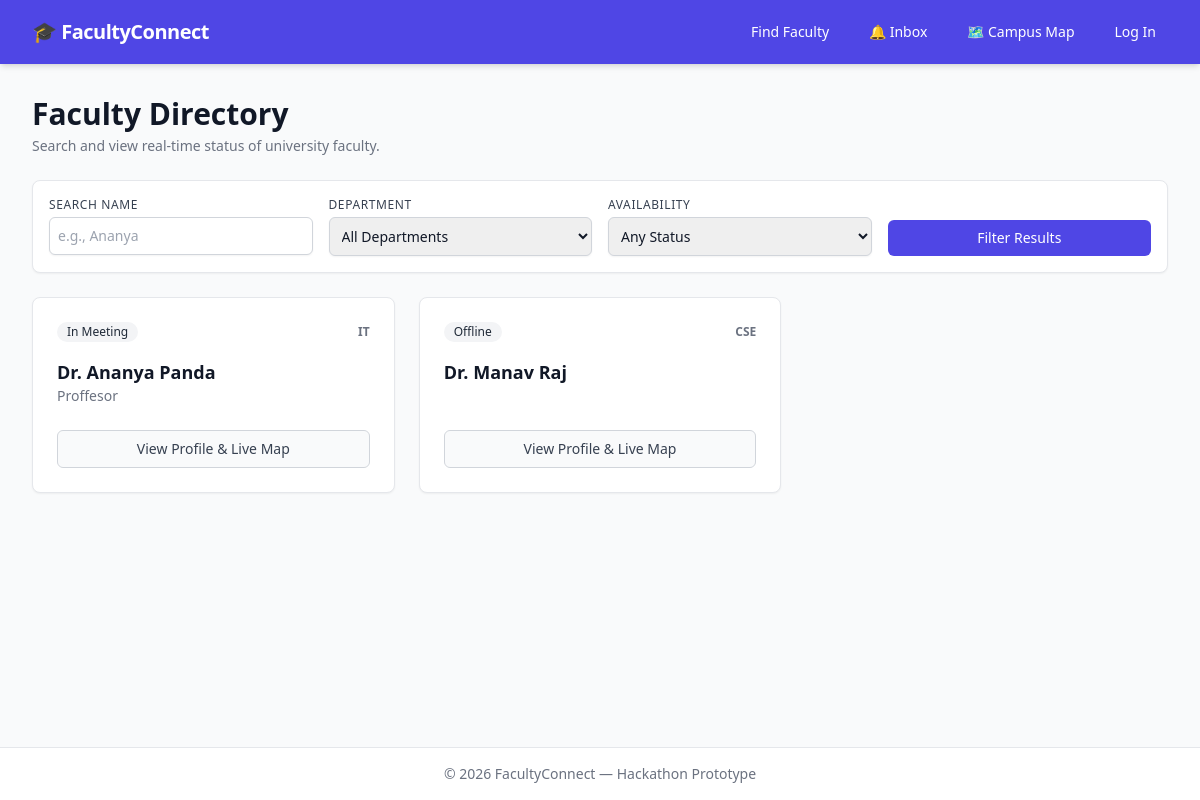
The app's page /faculty/ with its own data.
### accounts/models.py (models this page shows, shortened)
class FacultyProfile(models.Model):
    AVAILABILITY_CHOICES = (
        ('available', 'Available'),
        ('busy', 'Busy'),
        ('in_class', 'In Class'),
        ('in_meeting', 'In Meeting'),
        ('away', 'Away'),
        ('offline', 'Offline'),
    )
    LOCATION_SOURCE_CHOICES = (
        ('gps', '🟢 Live GPS'),
        ('qr', '🔵 Faculty QR Scanner'),
        ('timetable', '🟡 Expected from Timetable'),
        ('report', '🟠 Student Reported'),
    )
    user = models.OneToOneField(CustomUser, on_delete=models.CASCADE, related_name='faculty_profile')
    department = models.ForeignKey(Department, on_delete=models.SET_NULL, null=True)
    designation = models.CharField(max_length=100, blank=True)
    availability = models.CharField(max_length=20, choices=AVAILABILITY_CHOICES, default='offline')
    current_location_string = models.CharField(max_length=200, default="Unknown")
    location_source = models.CharField(max_length=20, choices=LOCATION_SOURCE_CHOICES, default='timetable')
    location_updated_at = models.DateTimeField(auto_now=True)
    current_latitude = models.FloatField(null=True, blank=True)
    current_longitude = models.FloatField(null=True, blank=True)

class Department(models.Model):
    name = models.CharField(max_length=100)
    code = models.CharField(max_length=10, unique=True)

class CustomUser(AbstractUser):
    ROLE_CHOICES = (
        ('student', 'Student'),
        ('faculty', 'Faculty'),
        ('admin', 'Admin'),
    )
    role = models.CharField(max_length=10, choices=ROLE_CHOICES, default='student')

### faculty/views.py (the view)
# urls.py: path('', views.faculty_search, name='search'),
def faculty_search(request):
    query = request.GET.get('q', '')
    dept_id = request.GET.get('department', '')
    status = request.GET.get('status', '')
    faculty_list = FacultyProfile.objects.select_related('user', 'department').all()
    if query:
        faculty_list = faculty_list.filter(
            models.Q(user__first_name__icontains=query) |
            models.Q(user__last_name__icontains=query) |
            models.Q(user__username__icontains=query)
        )
    if dept_id:
        faculty_list = faculty_list.filter(department_id=dept_id)
    if status:
        faculty_list = faculty_list.filter(availability=status)
    departments = Department.objects.all()
    context = {
        'faculty_list': faculty_list,
        'departments': departments,
        'query': query,
        'selected_dept': dept_id,
        'selected_status': status,
    }
    return render(request, 'faculty/search.html', context)

### templates/faculty/search.html (shortened to what this page needs)
{% extends 'base.html' %}
{% block content %}
<div class="space-y-6">
    <div class="md:flex md:items-center md:justify-between">
        <div class="flex-1 min-w-0">
            <h2 class="text-2xl font-bold leading-7 text-gray-900 sm:text-3xl sm:truncate">Faculty Directory</h2>
            <p class="text-sm text-gray-500 mt-1">Search and view real-time status of university faculty.</p>
        </div>
    </div>
    <form method="GET" action="" class="bg-white p-4 rounded-lg shadow-sm border border-gray-200 grid grid-cols-1 md:grid-cols-4 gap-4">
        <div>
            <label class="block text-xs font-medium text-gray-700 uppercase tracking-wider mb-1">Search Name</label>
            <input type="text" name="q" value="{{ query }}" placeholder="e.g., Ananya" class="w-full rounded-md border-gray-300 shadow-sm focus:border-indigo-500 focus:ring-indigo-500 sm:text-sm p-2 border">
        </div>
        <div>
            <label class="block text-xs font-medium text-gray-700 uppercase tracking-wider mb-1">Department</label>
            <select name="department" class="w-full rounded-md border-gray-300 shadow-sm focus:border-indigo-500 focus:ring-indigo-500 sm:text-sm p-2 border">
                <option value="">All Departments</option>
            </select>
        </div>
        <div>
            <label class="block text-xs font-medium text-gray-700 uppercase tracking-wider mb-1">Availability</label>
            <select name="status" class="w-full rounded-md border-gray-300 shadow-sm focus:border-indigo-500 focus:ring-indigo-500 sm:text-sm p-2 border">
                <option value="">Any Status</option>
            </select>
        </div>
        <div class="flex items-end">
            <button type="submit" class="w-full bg-indigo-600 text-white font-medium py-2 px-4 rounded-md hover:bg-indigo-700 transition text-sm">Filter Results</button>
        </div>
    </form>
    <div class="grid grid-cols-1 gap-6 sm:grid-cols-2 lg:grid-cols-3">
        {% for faculty in faculty_list %}
            <div class="bg-white rounded-lg shadow-sm border border-gray-200 overflow-hidden flex flex-col justify-between p-6">
                <div>
                    <div class="flex items-center justify-between">
                        <span class="inline-flex items-center px-2.5 py-0.5 rounded-full text-xs font-medium
                            {% if faculty.availability == 'available' %}bg-green-100 text-green-800
                            {% elif faculty.availability == 'busy' or faculty.availability == 'in_class' %}bg-red-100 text-red-800
                            {% else %}bg-gray-100 text-gray-800{% endif %}">
                            {{ faculty.get_availability_display }}
                        </span>
                        <span class="text-xs text-gray-500 font-semibold uppercase">{{ faculty.department.code }}</span>
                    </div>
                    <h3 class="mt-4 text-lg font-bold text-gray-900">Dr. {{ faculty.user.first_name }} {{ faculty.user.last_name }}</h3>
                    <p class="text-sm text-gray-500">{{ faculty.designation }}</p>
                </div>
                <div class="mt-6">
                    <a href="{% url 'faculty:profile' faculty.id %}" class="w-full block text-center bg-gray-50 hover:bg-gray-100 text-gray-700 font-medium py-2 px-4 border border-gray-300 rounded-md transition text-sm">View Profile & Live Map</a>
                </div>
            </div>
        {% empty %}
            <div class="col-span-full bg-white text-center p-12 rounded-lg border border-gray-200 text-gray-500">
                No faculty members found matching your search.
            </div>
        {% endfor %}
    </div>
</div>
{% endblock %}

### records on screen
FacultyProfile: availability "In Meeting", department.code "IT", user.first_name "Ananya", user.last_name "Panda", designation "Proffesor"
FacultyProfile: availability "Offline", department.code "CSE", user.first_name "Manav", user.last_name "Raj"
